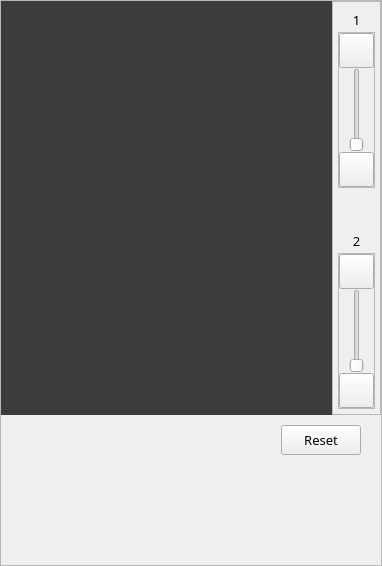
       <widget class="QFrame" name="frameView">
        <property name="sizePolicy">
         <sizepolicy hsizetype="Expanding" vsizetype="Expanding">
          <horstretch>0</horstretch>
          <verstretch>0</verstretch>
         </sizepolicy>
        </property>
        <property name="frameShape">
         <enum>QFrame::Shape::StyledPanel</enum>
        </property>
        <property name="frameShadow">
         <enum>QFrame::Shadow::Raised</enum>
        </property>
        <layout class="QVBoxLayout" name="verticalLayout">
         <property name="spacing">
          <number>0</number>
         </property>
         <property name="leftMargin">
          <number>0</number>
         </property>
         <property name="topMargin">
          <number>0</number>
         </property>
         <property name="rightMargin">
          <number>0</number>
         </property>
         <property name="bottomMargin">
          <number>0</number>
         </property>
         <item>
          <widget class="QWidget" name="mPreviewParentWidget" native="true">
           <property name="sizePolicy">
            <sizepolicy hsizetype="Expanding" vsizetype="Expanding">
             <horstretch>0</horstretch>
             <verstretch>0</verstretch>
            </sizepolicy>
           </property>
           <property name="mouseTracking">
            <bool>true</bool>
           </property>
           <property name="acceptDrops">
            <bool>true</bool>
           </property>
           <layout class="QHBoxLayout" name="horizontalLayout_16">
            <property name="spacing">
             <number>0</number>
            </property>
            <property name="sizeConstraint">
             <enum>QLayout::SizeConstraint::SetMaximumSize</enum>
            </property>
            <property name="leftMargin">
             <number>0</number>
            </property>
            <property name="topMargin">
             <number>0</number>
            </property>
            <property name="rightMargin">
             <number>0</number>
            </property>
            <property name="bottomMargin">
             <number>0</number>
            </property>
            <item>
             <widget class="QWidget" name="mPreviewFatherWidget" native="true">
              <property name="sizePolicy">
               <sizepolicy hsizetype="Expanding" vsizetype="Expanding">
                <horstretch>0</horstretch>
                <verstretch>0</verstretch>
               </sizepolicy>
              </property>
              <property name="mouseTracking">
               <bool>true</bool>
              </property>
              <property name="acceptDrops">
               <bool>true</bool>
              </property>
              <property name="styleSheet">
               <string notr="true">border:0px;
background-color: rgb(60,60,60);
margin:0px;
spacing:0px;</string>
              </property>
              <layout class="QVBoxLayout" name="verticalLayout_10">
               <property name="spacing">
                <number>0</number>
               </property>
               <property name="leftMargin">
                <number>0</number>
               </property>
               <property name="topMargin">
                <number>0</number>
               </property>
               <property name="rightMargin">
                <number>0</number>
               </property>
               <property name="bottomMargin">
                <number>0</number>
               </property>
               <item>
                <widget class="CableDiameterWidget" name="mPreviewFrame">
                 <property name="sizePolicy">
                  <sizepolicy hsizetype="Expanding" vsizetype="Expanding">
                   <horstretch>0</horstretch>
                   <verstretch>0</verstretch>
                  </sizepolicy>
                 </property>
                 <property name="mouseTracking">
                  <bool>true</bool>
                 </property>
                 <property name="acceptDrops">
                  <bool>true</bool>
                 </property>
                </widget>
               </item>
              </layout>
             </widget>
            </item>
            <item>
             <widget class="QFrame" name="mWWWLFrm">
              <property name="styleSheet">
               <string notr="true"/>
              </property>
              <property name="frameShape">
               <enum>QFrame::Shape::StyledPanel</enum>
              </property>
              <property name="frameShadow">
               <enum>QFrame::Shadow::Raised</enum>
              </property>
              <layout class="QHBoxLayout" name="horizontalLayout_2">
               <property name="spacing">
                <number>5</number>
               </property>
               <property name="leftMargin">
                <number>5</number>
               </property>
               <property name="topMargin">
                <number>5</number>
               </property>
               <property name="rightMargin">
                <number>5</number>
               </property>
               <property name="bottomMargin">
                <number>5</number>
               </property>
               <item>
                <layout class="QVBoxLayout" name="verticalLayout_2">
                 <property name="spacing">
                  <number>0</number>
                 </property>
                 <item>
                  <widget class="QLabel" name="mlbww">
                   <property name="minimumSize">
                    <size>
                     <width>35</width>
                     <height>25</height>
                    </size>
                   </property>
                   <property name="maximumSize">
                    <size>
                     <width>16777215</width>
                     <height>25</height>
                    </size>
                   </property>
                   <property name="font">
                    <font>
                     <family>微软雅黑</family>
                     <pointsize>10</pointsize>
                    </font>
                   </property>
                   <property name="styleSheet">
                    <string notr="true"/>
                   </property>
                   <property name="text">
                    <string>1</string>
                   </property>
                   <property name="alignment">
                    <set>Qt::AlignmentFlag::AlignCenter</set>
                   </property>
                  </widget>
                 </item>
                 <item>
                  <layout class="QVBoxLayout" name="verticalLayout_18">
                   <property name="spacing">
                    <number>0</number>
                   </property>
                   <item>
                    <widget class="QFrame" name="mFrmSlider1">
                     <property name="frameShape">
                      <enum>QFrame::Shape::StyledPanel</enum>
                     </property>
                     <property name="frameShadow">
                      <enum>QFrame::Shadow::Raised</enum>
                     </property>
                     <layout class="QVBoxLayout" name="verticalLayout_27">
                      <property name="spacing">
                       <number>0</number>
                      </property>
                      <property name="leftMargin">
                       <number>0</number>
                      </property>
                      <property name="topMargin">
                       <number>0</number>
                      </property>
                      <property name="rightMargin">
                       <number>0</number>
                      </property>
                      <property name="bottomMargin">
                       <number>0</number>
                      </property>
                      <item>
                       <widget class="QPushButton" name="mBtnWWAdd">
                        <property name="minimumSize">
                         <size>
                          <width>35</width>
                          <height>35</height>
                         </size>
                        </property>
                        <property name="maximumSize">
                         <size>
                          <width>35</width>
                          <height>35</height>
                         </size>
                        </property>
                        <property name="text">
                         <string/>
                        </property>
                        <property name="iconSize">
                         <size>
                          <width>30</width>
                          <height>30</height>
                         </size>
                        </property>
                       </widget>
                      </item>
                      <item>
                       <widget class="QSlider" name="mWWVerticalSlider">
                        <property name="sizePolicy">
                         <sizepolicy hsizetype="Preferred" vsizetype="Preferred">
                          <horstretch>0</horstretch>
                          <verstretch>0</verstretch>
                         </sizepolicy>
                        </property>
                        <property name="minimum">
                         <number>1</number>
                        </property>
                        <property name="maximum">
                         <number>10</number>
                        </property>
                        <property name="pageStep">
                         <number>1</number>
                        </property>
                        <property name="value">
                         <number>1</number>
                        </property>
                        <property name="sliderPosition">
                         <number>1</number>
                        </property>
                        <property name="orientation">
                         <enum>Qt::Orientation::Vertical</enum>
                        </property>
                       </widget>
                      </item>
                      <item>
                       <widget class="QPushButton" name="mBtnWWSub">
                        <property name="minimumSize">
                         <size>
                          <width>35</width>
                          <height>35</height>
                         </size>
                        </property>
                        <property name="maximumSize">
                         <size>
                          <width>35</width>
                          <height>35</height>
                         </size>
                        </property>
                        <property name="text">
                         <string/>
                        </property>
                        <property name="iconSize">
                         <size>
                          <width>30</width>
                          <height>30</height>
                         </size>
                        </property>
                       </widget>
                      </item>
                     </layout>
                    </widget>
                   </item>
                  </layout>
                 </item>
                 <item>
                  <spacer name="verticalSpacer">
                   <property name="orientation">
                    <enum>Qt::Orientation::Vertical</enum>
                   </property>
                   <property name="sizeType">
                    <enum>QSizePolicy::Policy::Fixed</enum>
                   </property>
                   <property name="sizeHint" stdset="0">
                    <size>
                     <width>20</width>
                     <height>40</height>
                    </size>
                   </property>
                  </spacer>
                 </item>
                 <item>
                  <widget class="QLabel" name="mlbwl">
                   <property name="minimumSize">
                    <size>
                     <width>35</width>
                     <height>25</height>
                    </size>
                   </property>
                   <property name="maximumSize">
                    <size>
                     <width>16777215</width>
                     <height>25</height>
                    </size>
                   </property>
                   <property name="font">
                    <font>
                     <family>微软雅黑</family>
                     <pointsize>10</pointsize>
                    </font>
                   </property>
                   <property name="styleSheet">
                    <string notr="true"/>
                   </property>
                   <property name="text">
                    <string>2</string>
                   </property>
                   <property name="alignment">
                    <set>Qt::AlignmentFlag::AlignCenter</set>
                   </property>
                  </widget>
                 </item>
                 <item>
                  <layout class="QVBoxLayout" name="verticalLayout_19">
                   <property name="spacing">
                    <number>0</number>
                   </property>
                   <item>
                    <widget class="QFrame" name="mFrmSlider2">
                     <property name="font">
                      <font>
                       <family>微软雅黑</family>
                       <pointsize>10</pointsize>
                      </font>
                     </property>
                     <property name="frameShape">
                      <enum>QFrame::Shape::StyledPanel</enum>
                     </property>
                     <property name="frameShadow">
                      <enum>QFrame::Shadow::Raised</enum>
                     </property>
                     <layout class="QVBoxLayout" name="verticalLayout_28">
                      <property name="spacing">
                       <number>0</number>
                      </property>
                      <property name="leftMargin">
                       <number>0</number>
                      </property>
                      <property name="topMargin">
                       <number>0</number>
                      </property>
                      <property name="rightMargin">
                       <number>0</number>
                      </property>
                      <property name="bottomMargin">
                       <number>0</number>
                      </property>
                      <item>
                       <widget class="QPushButton" name="mBtnWLAdd">
                        <property name="minimumSize">
                         <size>
                          <width>35</width>
                          <height>35</height>
                         </size>
                        </property>
                        <property name="maximumSize">
                         <size>
                          <width>35</width>
                          <height>35</height>
                         </size>
                        </property>
                        <property name="text">
                         <string/>
                        </property>
                        <property name="iconSize">
                         <size>
                          <width>30</width>
                          <height>30</height>
                         </size>
                        </property>
                       </widget>
                      </item>
                      <item>
                       <widget class="QSlider" name="mWLVerticalSlider">
                        <property name="sizePolicy">
                         <sizepolicy hsizetype="Preferred" vsizetype="Preferred">
                          <horstretch>0</horstretch>
                          <verstretch>0</verstretch>
                         </sizepolicy>
                        </property>
                        <property name="minimum">
                         <number>1</number>
                        </property>
                        <property name="maximum">
                         <number>10</number>
                        </property>
                        <property name="pageStep">
                         <number>1</number>
                        </property>
                        <property name="value">
                         <number>1</number>
                        </property>
                        <property name="orientation">
                         <enum>Qt::Orientation::Vertical</enum>
                        </property>
                       </widget>
                      </item>
                      <item>
                       <widget class="QPushButton" name="mBtnWLSub">
                        <property name="minimumSize">
                         <size>
                          <width>35</width>
                          <height>35</height>
                         </size>
                        </property>
                        <property name="maximumSize">
                         <size>
                          <width>35</width>
                          <height>35</height>
                         </size>
                        </property>
                        <property name="text">
                         <string/>
                        </property>
                        <property name="iconSize">
                         <size>
                          <width>30</width>
                          <height>30</height>
                         </size>
                        </property>
                       </widget>
                      </item>
                     </layout>
                    </widget>
                   </item>
                  </layout>
                 </item>
                </layout>
               </item>
              </layout>
             </widget>
            </item>
           </layout>
          </widget>
         </item>
         <item>
          <widget class="QStackedWidget" name="mStateShowStackWidget">
           <property name="sizePolicy">
            <sizepolicy hsizetype="Expanding" vsizetype="Expanding">
             <horstretch>0</horstretch>
             <verstretch>0</verstretch>
            </sizepolicy>
           </property>
           <property name="maximumSize">
            <size>
             <width>16777215</width>
             <height>150</height>
            </size>
           </property>
           <property name="currentIndex">
            <number>0</number>
           </property>
           <widget class="QWidget" name="mStateShowStackWidget1">
            <property name="whatsThis">
             <string/>
            </property>
            <layout class="QHBoxLayout" name="horizontalLayout_4">
             <property name="spacing">
              <number>0</number>
             </property>
             <property name="leftMargin">
              <number>0</number>
             </property>
             <property name="topMargin">
              <number>0</number>
             </property>
             <property name="rightMargin">
              <number>0</number>
             </property>
             <property name="bottomMargin">
              <number>0</number>
             </property>
             <item>
              <widget class="QWidget" name="mExposeFrame" native="true">
               <property name="sizePolicy">
                <sizepolicy hsizetype="Expanding" vsizetype="Fixed">
                 <horstretch>0</horstretch>
                 <verstretch>0</verstretch>
                </sizepolicy>
               </property>
               <property name="maximumSize">
                <size>
                 <width>16777215</width>
                 <height>150</height>
                </size>
               </property>
               <layout class="QVBoxLayout" name="verticalLayout_4">
                <property name="spacing">
                 <number>0</number>
                </property>
                <property name="leftMargin">
                 <number>0</number>
                </property>
                <property name="topMargin">
                 <number>10</number>
                </property>
                <property name="rightMargin">
                 <number>0</number>
                </property>
                <property name="bottomMargin">
                 <number>0</number>
                </property>
                <item>
                 <layout class="QHBoxLayout" name="horizontalLayout_10">
                  <property name="spacing">
                   <number>0</number>
                  </property>
                  <item>
                   <spacer name="horizontalSpacer_28">
                    <property name="orientation">
                     <enum>Qt::Orientation::Horizontal</enum>
                    </property>
                    <property name="sizeType">
                     <enum>QSizePolicy::Policy::Fixed</enum>
                    </property>
                    <property name="sizeHint" stdset="0">
                     <size>
                      <width>20</width>
                      <height>20</height>
                     </size>
                    </property>
                   </spacer>
                  </item>
                  <item>
                   <widget class="QLabel" name="label_6">
                    <property name="minimumSize">
                     <size>
                      <width>80</width>
                      <height>0</height>
                     </size>
                    </property>
                    <property name="maximumSize">
                     <size>
                      <width>50</width>
                      <height>16777215</height>
                     </size>
                    </property>
                    <property name="text">
                     <string/>
                    </property>
                   </widget>
                  </item>
                  <item>
                   <spacer name="horizontalSpacer_3">
                    <property name="orientation">
                     <enum>Qt::Orientation::Horizontal</enum>
                    </property>
                    <property name="sizeHint" stdset="0">
                     <size>
                      <width>40</width>
                      <height>20</height>
                     </size>
                    </property>
                   </spacer>
                  </item>
                  <item>
                   <widget class="QLabel" name="mlbZoomMode">
                    <property name="sizePolicy">
                     <sizepolicy hsizetype="Expanding" vsizetype="Expanding">
                      <horstretch>0</horstretch>
                      <verstretch>0</verstretch>
                     </sizepolicy>
                    </property>
                    <property name="minimumSize">
                     <size>
                      <width>0</width>
                      <height>30</height>
                     </size>
                    </property>
                    <property name="maximumSize">
                     <size>
                      <width>16777215</width>
                      <height>30</height>
                     </size>
                    </property>
                    <property name="font">
                     <font>
                      <family>微软雅黑</family>
                      <pointsize>10</pointsize>
                     </font>
                    </property>
                    <property name="whatsThis">
                     <string>lyFrm</string>
                    </property>
                    <property name="text">
                     <string/>
                    </property>
                    <property name="alignment">
                     <set>Qt::AlignmentFlag::AlignCenter</set>
                    </property>
                   </widget>
                  </item>
                  <item>
                   <spacer name="horizontalSpacer_8">
                    <property name="orientation">
                     <enum>Qt::Orientation::Horizontal</enum>
                    </property>
                    <property name="sizeHint" stdset="0">
                     <size>
                      <width>40</width>
                      <height>20</height>
                     </size>
                    </property>
                   </spacer>
                  </item>
                  <item>
                   <widget class="QPushButton" name="ResetpushButton">
                    <property name="sizePolicy">
                     <sizepolicy hsizetype="Preferred" vsizetype="Fixed">
                      <horstretch>0</horstretch>
                      <verstretch>0</verstretch>
                     </sizepolicy>
                    </property>
                    <property name="minimumSize">
                     <size>
                      <width>80</width>
                      <height>30</height>
                     </size>
                    </property>
                    <property name="maximumSize">
                     <size>
                      <width>80</width>
                      <height>30</height>
                     </size>
                    </property>
                    <property name="font">
                     <font>
                      <family>微软雅黑</family>
                      <pointsize>10</pointsize>
                     </font>
                    </property>
                    <property name="styleSheet">
                     <string notr="true"/>
                    </property>
                    <property name="text">
                     <string>Reset</string>
                    </property>
                   </widget>
                  </item>
                  <item>
                   <spacer name="horizontalSpacer_23">
                    <property name="orientation">
                     <enum>Qt::Orientation::Horizontal</enum>
                    </property>
                    <property name="sizeType">
                     <enum>QSizePolicy::Policy::Fixed</enum>
                    </property>
                    <property name="sizeHint" stdset="0">
                     <size>
                      <width>20</width>
                      <height>20</height>
                     </size>
                    </property>
                   </spacer>
                  </item>
                 </layout>
                </item>
                <item>
                 <layout class="QHBoxLayout" name="horizontalLayout_3">
                  <property name="spacing">
                   <number>0</number>
                  </property>
                  <item>
                   <spacer name="horizontalSpacer_4">
                    <property name="orientation">
                     <enum>Qt::Orientation::Horizontal</enum>
                    </property>
                    <property name="sizeHint" stdset="0">
                     <size>
                      <width>40</width>
                      <height>20</height>
                     </size>
                    </property>
                   </spacer>
                  </item>
                  <item>
                   <widget class="QLabel" name="lbExposeText">
                    <property name="sizePolicy">
                     <sizepolicy hsizetype="Preferred" vsizetype="Preferred">
                      <horstretch>0</horstretch>
                      <verstretch>0</verstretch>
                     </sizepolicy>
                    </property>
                    <property name="minimumSize">
                     <size>
                      <width>300</width>
                      <height>50</height>
                     </size>
                    </property>
                    <property name="maximumSize">
                     <size>
                      <width>400</width>
                      <height>16777215</height>
                     </size>
                    </property>
                    <property name="font">
                     <font>
                      <family>微软雅黑</family>
                      <pointsize>25</pointsize>
                     </font>
                    </property>
                    <property name="text">
                     <string/>
                    </property>
                    <property name="alignment">
                     <set>Qt::AlignmentFlag::AlignCenter</set>
                    </property>
                   </widget>
                  </item>
                  <item>
                   <spacer name="horizontalSpacer_5">
                    <property name="orientation">
                     <enum>Qt::Orientation::Horizontal</enum>
                    </property>
                    <property name="sizeHint" stdset="0">
                     <size>
                      <width>40</width>
                      <height>20</height>
                     </size>
                    </property>
                   </spacer>
                  </item>
                 </layout>
                </item>
                <item>
                 <widget class="QLabel" name="lbError">
                  <property name="sizePolicy">
                   <sizepolicy hsizetype="Preferred" vsizetype="Fixed">
                    <horstretch>0</horstretch>
                    <verstretch>0</verstretch>
                   </sizepolicy>
                  </property>
                  <property name="minimumSize">
                   <size>
                    <width>0</width>
                    <height>35</height>
                   </size>
                  </property>
                  <property name="maximumSize">
                   <size>
                    <width>16777215</width>
                    <height>35</height>
                   </size>
                  </property>
                  <property name="font">
                   <font>
                    <family>微软雅黑</family>
                    <pointsize>10</pointsize>
                    <bold>true</bold>
                   </font>
                  </property>
                  <property name="styleSheet">
                   <string notr="true"/>
                  </property>
                  <property name="text">
                   <string/>
                  </property>
                  <property name="alignment">
                   <set>Qt::AlignmentFlag::AlignHCenter|Qt::AlignmentFlag::AlignTop</set>
                  </property>
                  <property name="wordWrap">
                   <bool>true</bool>
                  </property>
                 </widget>
                </item>
                <item>
                 <spacer name="verticalSpacer_3">
                  <property name="orientation">
                   <enum>Qt::Orientation::Vertical</enum>
                  </property>
                  <property name="sizeHint" stdset="0">
                   <size>
                    <width>20</width>
                    <height>40</height>
                   </size>
                  </property>
                 </spacer>
                </item>
               </layout>
              </widget>
             </item>
            </layout>
           </widget>
           <widget class="QWidget" name="mStateShowStackWidget2">
            <property name="sizePolicy">
             <sizepolicy hsizetype="Expanding" vsizetype="Expanding">
              <horstretch>0</horstretch>
              <verstretch>0</verstretch>
             </sizepolicy>
            </property>
            <property name="whatsThis">
             <string/>
            </property>
            <layout class="QVBoxLayout" name="verticalLayout_11">
             <property name="spacing">
              <number>0</number>
             </property>
             <property name="leftMargin">
              <number>0</number>
             </property>
             <property name="topMargin">
              <number>0</number>
             </property>
             <property name="rightMargin">
              <number>0</number>
             </property>
             <property name="bottomMargin">
              <number>0</number>
             </property>
             <item>
              <widget class="DiameterHistoryWidget" name="mCurveFrame">
               <property name="sizePolicy">
                <sizepolicy hsizetype="Expanding" vsizetype="Expanding">
                 <horstretch>0</horstretch>
                 <verstretch>0</verstretch>
                </sizepolicy>
               </property>
              </widget>
             </item>
            </layout>
           </widget>
          </widget>
         </item>
        </layout>
       </widget>
